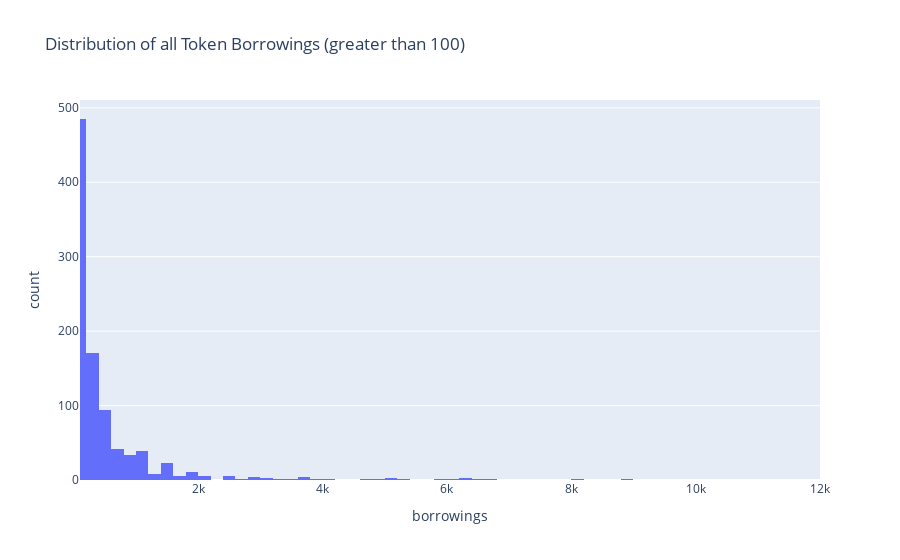

The notebook cell saved with this chart:
### Code cell
# Comparative Token Distribution (greater than 100)

tmp = [
    {'token': token, 'borrowings': user_state.token_states[token].borrowings * prices.prices[token] / 10**constants.get_decimals(token)}
    for user_state in state.user_states.values()
    for token in constants.symbol_decimals_map.keys()
]

token_data = pandas.DataFrame(tmp)
token_data['borrowings'] = token_data['borrowings'].astype(float)
token_data = token_data[token_data['borrowings'] > 100]
fig = px.histogram(token_data, x='borrowings', color_discrete_map= {
    "DAI": "red",
    "ETH": "blue", 
    "USDT": "purple",
    "USDC": "green",
    "wBTC": "orange",
    }, title='Distribution of all Token Borrowings (greater than 100)', nbins= 100)
fig.update_xaxes(range = [100, 12000])
fig.show()

### Figure 1 — Plotly figure (JSON) as saved in the notebook; plotly's stock layout.template omitted (floating-point values rounded to 4 significant figures; data arrays with more than 128 entries replaced by an {"elided": "..."} marker saying what was removed)
{"data": [{"alignmentgroup": "True", "bingroup": "x", "hovertemplate": "borrowings=%{x}<br>count=%{y}<extra></extra>", "legendgroup": "", "marker": {"color": "#636efa", "pattern": {"shape": ""}}, "name": "", "nbinsx": 100, "offsetgroup": "", "orientation": "v", "showlegend": false, "type": "histogram", "x": {"elided": "960 float values"}, "xaxis": "x", "yaxis": "y"}], "layout": {"barmode": "relative", "legend": {"tracegroupgap": 0}, "title": {"text": "Distribution of all Token Borrowings (greater than 100)"}, "xaxis": {"anchor": "y", "domain": [0, 1], "range": [100, 12000], "title": {"text": "borrowings"}}, "yaxis": {"anchor": "x", "domain": [0, 1], "title": {"text": "count"}}}}
